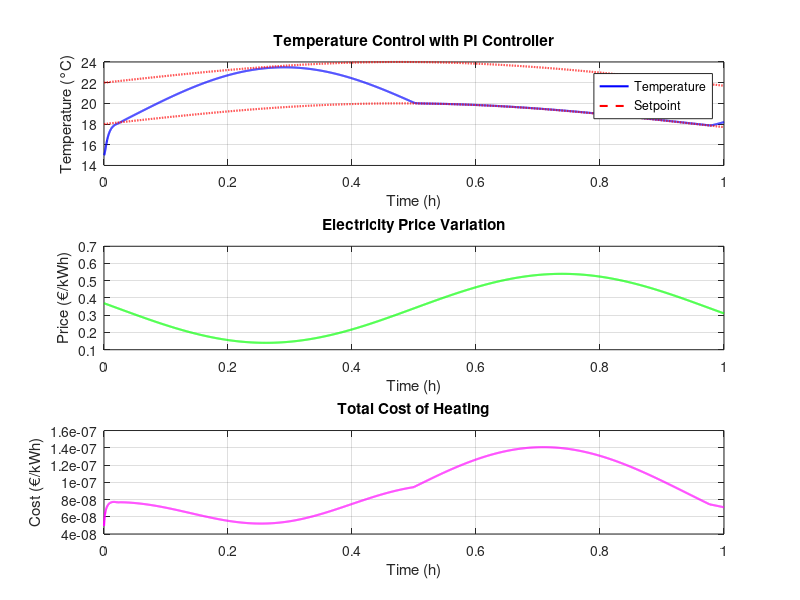

Write MATLAB code to recreate this figure.
% Simulation parameters
total_time = 3600;   % Total simulation time in seconds
dt = 1;             % Time step in seconds

% Initialize arrays to store data for plotting
time = 0:dt:total_time;
temperature = zeros(size(time));
heating_input = zeros(size(time));

% Define parameters
setpoint_upper = 2 * sind(2*pi*(time)*1/120) + 22;  % Setpoint temperature in degrees Celsius
setpoint_lower = 2 * sind(2*pi*(time)*1/120) + 18;  % Setpoint temperature in degrees Celsius
kp = 0.15;       % Proportional gain
ki = 0.01;       % Integral gain

% Initialize variables
integral = 0;   % Integral term

% Price per kWh
price_per_kWh = 0.34 + 0.2 * sind(2*pi*(time-1800)*1/60);  % Euro

% Simulation loop
current_temp = 15 ;%* sin(time);  % Initial temperature
for i = 1:numel(time)
    
    % Adjust control output based on electricity cost
    cost_factor = price_per_kWh(i);
    if cost_factor < 0.34  % Cheaper electricity
        setpoint = max(setpoint_lower(i),setpoint_lower(i) * (1 + (0.34 - cost_factor)));  % Overshoot more
    else  % Expensive electricity
        setpoint = max(setpoint_lower(i),setpoint_lower(i) * (1 - (cost_factor - 0.34)));  % Be conservative
    end

    % Calculate error
    error = setpoint - current_temp;
    
    % Update integral term
    integral = integral + error * dt;
    
    % Calculate control output
    proportional = kp * error;
    integral_component = ki * integral;
    output = proportional + integral_component;
    
    
    % Convert controller output to heating input
    heating_input(i) = output;
    
    % Simulate temperature dynamics
    heat_loss = 0.1 * (current_temp - 10); % Simple linear heat loss model
    current_temp = current_temp + (heating_input(i) - heat_loss) * dt;
    
    % Store temperature for plotting
    temperature(i) = current_temp;
end

% Calculate energy consumption in kWh
energy_consumption_kWh = heating_input * dt / (1000 * 3600);  % Convert from W to kWh

% Calculate total cost in euros
total_cost_euro = energy_consumption_kWh .* price_per_kWh ;
sum(total_cost_euro); % 'ans' is the total cost in euros

% Plot results
figure("windowStyle","docked");
subplot(3, 1, 1);
plot(time/3600, temperature, 'b', 'LineWidth', 1.5);
hold on;
plot(time/3600, setpoint_lower, 'r--', 'LineWidth', 1.5);
plot(time/3600, setpoint_upper, 'r--', 'LineWidth', 1.5);
xlabel('Time (h)');
ylabel('Temperature (°C)');
title('Temperature Control with PI Controller');
legend('Temperature', 'Setpoint', 'Location', 'best');
grid on;

subplot(3, 1, 2);
plot(time/3600, price_per_kWh, 'g', 'LineWidth', 1.5);
xlabel('Time (h)');
ylabel('Price (€/kWh)');
title('Electricity Price Variation');
grid on;

subplot(3, 1, 3);
plot(time/3600, total_cost_euro, 'm', 'LineWidth', 1.5);
xlabel('Time (h)');
ylabel('Cost (€/kWh)');
title('Total Cost of Heating');
grid on;